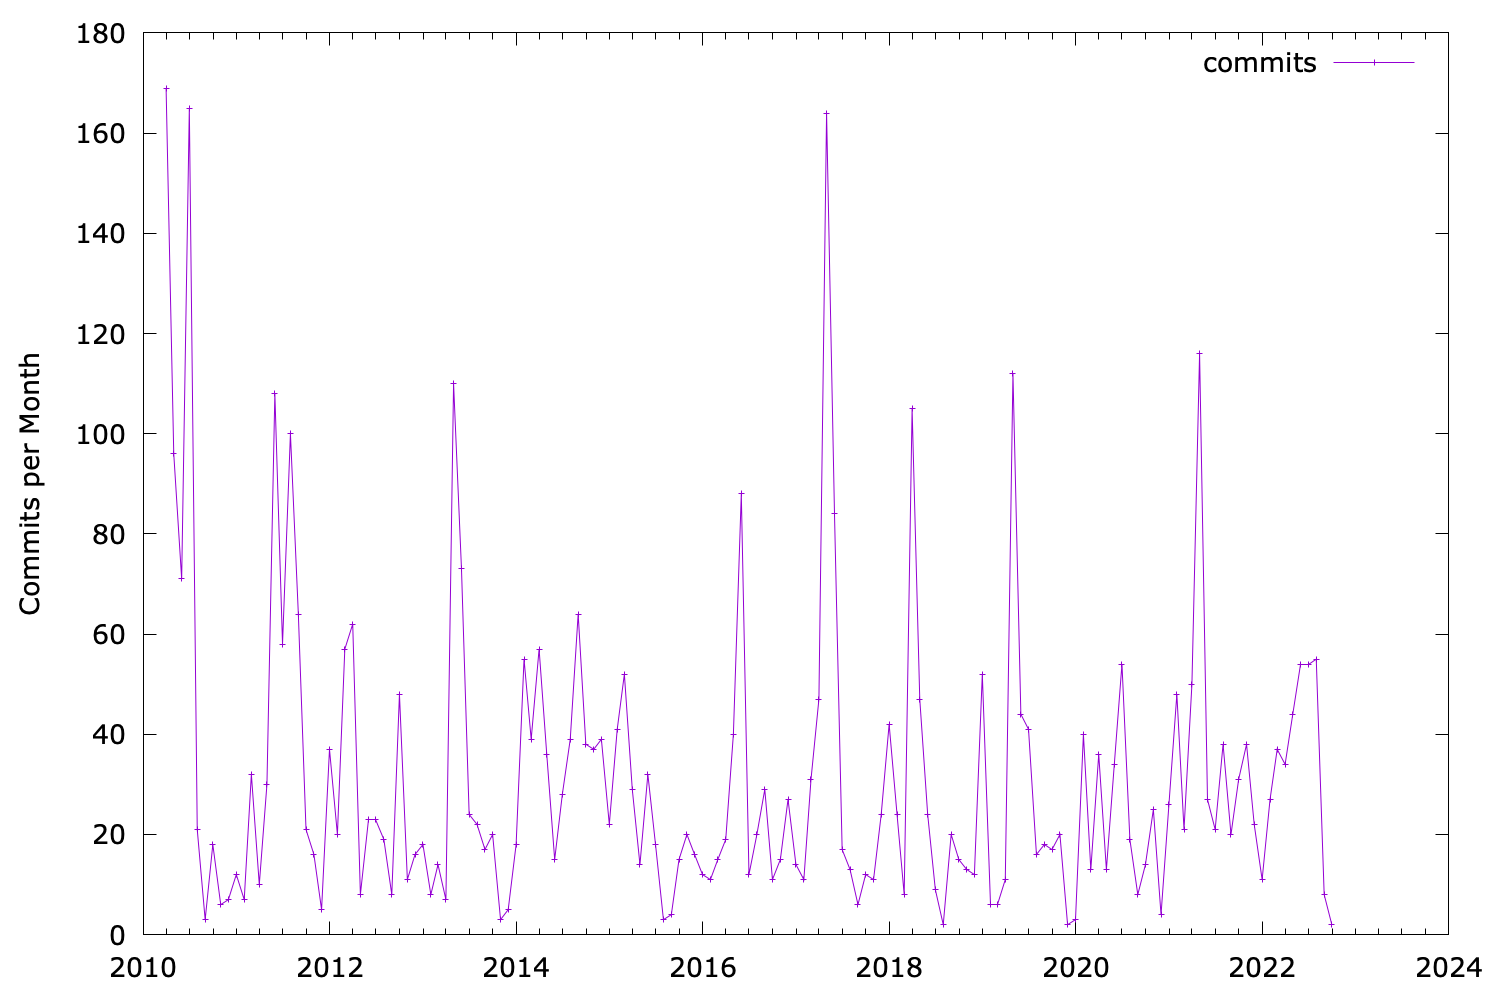

Generate this figure with gnuplot:

set terminal pngcairo size 1500,1000 enhanced font 'Verdana,20'

# set timefmt "%Y-%m-%d %H:%M:%S"

# x input time format YYYY-MM-DD HH:MM:SS
set xdata time
set timefmt "%Y-%m"

set format x "%Y"

set ylabel "Commits per Month"

set output 'monthly.png'
set datafile separator ","
set key autotitle columnhead

plot 'monthly.csv' using 1:2 with linespoints 


